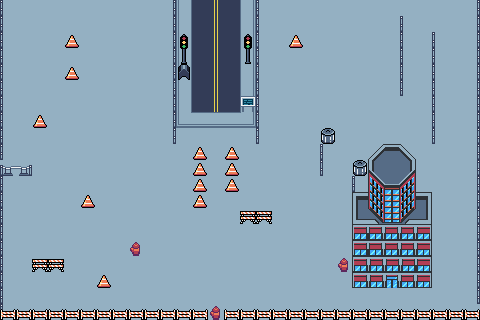

A 2D game scene composited from a Tiled map and its tileset images. What follows is a short description and the map's XML, with each tile layer's data collapsed to a summary:
An orthogonal 30x20 tile map with 16x16 px tiles, 3 tile layers (BackGround, FirstDetails, SecondDetails) and 60 objects (2x Teleport).

<map version="1.10" tiledversion="1.10.1" class="Map" orientation="orthogonal" renderorder="right-down" width="30" height="20" tilewidth="16" tileheight="16" infinite="0" nextlayerid="6" nextobjectid="79">
 <tileset firstgid="1" name="CP_V1.0.4" tilewidth="16" tileheight="16" tilecount="4096" columns="64">
  <image source="BasicTopDown/CP_V1.0.4.png" width="1024" height="1024" />
 </tileset>
 <layer id="1" name="BackGround" width="30" height="20">
  <properties>
   <property name="Draw" type="bool" value="true" />
  </properties>
  <data>[600 cells, 600 non-empty, 8 distinct tile ids]</data>
 </layer>
 <layer id="2" name="FirstDetails" width="30" height="20">
  <properties>
   <property name="Draw" type="bool" value="true" />
  </properties>
  <data>[600 cells, 116 non-empty, 16 distinct tile ids]</data>
 </layer>
 <layer id="3" name="SecondDetails" width="30" height="20">
  <properties>
   <property name="Draw" type="bool" value="true" />
  </properties>
  <data>[600 cells, 55 non-empty, 24 distinct tile ids]</data>
 </layer>
 <objectgroup id="4" name="Wall">
  <object id="1" x="0" y="0" width="176" height="8" />
  <object id="2" x="256" y="0" width="224" height="8" />
  <object id="3" x="472" y="8" width="8" height="304" />
  <object id="4" x="0" y="312" width="480" height="8" />
  <object id="5" x="0" y="8" width="8" height="304" />
  <object id="6" x="168" y="8" width="8" height="144" />
  <object id="7" x="197" y="136" width="8" height="72" />
  <object id="8" x="228" y="136" width="8" height="48" />
  <object id="9" x="256" y="8" width="10" height="144" />
  <object id="10" x="128" y="176" width="69" height="8" />
  <object id="11" x="128" y="32" width="8" height="144" />
  <object id="12" x="32" y="32" width="8" height="152" />
  <object id="13" x="64" y="32" width="64" height="8" />
  <object id="14" x="64" y="40" width="8" height="48" />
  <object id="15" x="72" y="80" width="32" height="8" />
  <object id="16" x="96" y="64" width="8" height="16" />
  <object id="17" x="40" y="112" width="64" height="8" />
  <object id="18" x="236" y="176" width="84" height="8" />
  <object id="19" x="128" y="208" width="192" height="8" />
  <object id="20" x="64" y="144" width="8" height="57" />
  <object id="21" x="96" y="144" width="8" height="57" />
  <object id="22" x="80" y="201" width="8" height="23" />
  <object id="23" x="32" y="224" width="96" height="8" />
  <object id="24" x="32" y="208" width="8" height="16" />
  <object id="25" x="352" y="240" width="80" height="48" />
  <object id="26" x="178" y="48" width="12" height="32" />
  <object id="27" x="245" y="48" width="6" height="16" />
  <object id="28" x="240" y="96" width="16" height="16" />
  <object id="29" x="432" y="32" width="8" height="120" />
  <object id="30" x="400" y="8" width="8" height="96" />
  <object id="31" x="288" y="32" width="96" height="8" />
  <object id="32" x="320" y="128" width="112" height="8" />
  <object id="33" x="288" y="40" width="8" height="112" />
  <object id="34" x="328" y="64" width="8" height="40" />
  <object id="35" x="336" y="96" width="41" height="8" />
  <object id="36" x="336" y="64" width="64" height="8" />
  <object id="37" x="320" y="136" width="8" height="48" />
  <object id="38" x="240" y="272" width="112" height="8" />
  <object id="39" x="240" y="216" width="8" height="56" />
  <object id="40" x="272" y="240" width="80" height="8" />
  <object id="41" x="336" y="248" width="16" height="24" />
  <object id="42" x="352" y="160" width="8" height="48" />
  <object id="43" x="352" y="208" width="96" height="8" />
  <object id="44" x="400" y="288" width="32" height="24" />
  <object id="45" x="392" y="160" width="8" height="24" />
  <object id="46" x="400" y="176" width="72" height="8" />
  <object id="47" x="360" y="160" width="32" height="8" />
  <object id="48" x="32" y="256" width="8" height="32" />
  <object id="49" x="40" y="256" width="32" height="16" />
  <object id="50" x="64" y="272" width="8" height="40" />
  <object id="51" x="96" y="256" width="8" height="32" />
  <object id="52" x="208" y="248" width="8" height="64" />
  <object id="53" x="176" y="216" width="8" height="72" />
  <object id="54" x="104" y="280" width="72" height="8" />
  <object id="55" x="128" y="248" width="28" height="8" />
  <object id="56" x="128" y="216" width="8" height="32" />
  <object id="57" x="72" y="192" width="24" height="9" />
  <object id="58" x="8" y="165" width="24" height="11" />
 </objectgroup>
 <objectgroup id="5" name="ChangeScene">
  <object id="59" type="Teleport" x="176" y="0" width="80" height="1">
   <properties>
    <property name="Destination X" type="int" value="384" />
    <property name="Destination Y" type="int" value="748" />
    <property name="DestinationMap" type="int" propertytype="MapType" value="5" />
   </properties>
  </object>
  <object id="60" type="Teleport" x="384" y="288" width="16" height="1">
   <properties>
    <property name="Destination X" type="int" value="178" />
    <property name="Destination Y" type="int" value="461" />
    <property name="DestinationMap" type="int" propertytype="MapType" value="7" />
   </properties>
  </object>
 </objectgroup>
</map>
